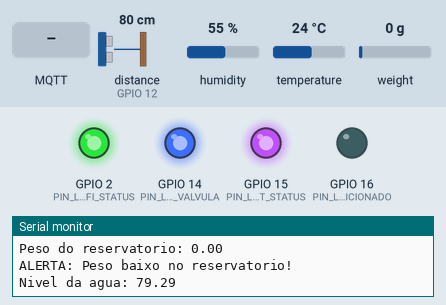
The program below on a simulated ESP32. Parts: output pins drawn as LEDs (lit = HIGH), the last lines printed to the serial monitor. Wiring (from diagram.json): ultrasonic range finder: trigger GPIO 13; echo GPIO 12. The test bench sets the inputs (shaded band); at power-on: distance to the obstacle (sensor on GPIO 12) 80 cm, temperature 24 °C, humidity 55 %, weight on the scale 0 g. The echo pulse lasts 58.3 µs per cm; WiFi joins after 1.5 s; servers stay silent unless stated; no MQTT or app messages arrive unless stated; pins used as bus, display or sensor lines are not drawn.

Above: at 2.7 s.
2.8 s: distance to the obstacle (sensor on GPIO 12) set to 17 cm
12.1 s: distance to the obstacle (sensor on GPIO 12) set to 14 cm
At 13.8 s:
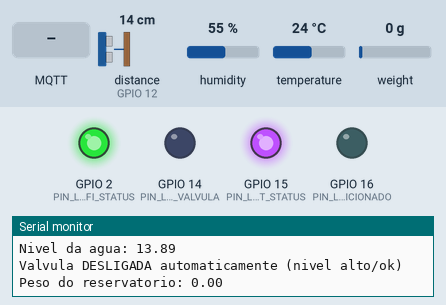
14.1 s: temperature set to 34.4 °C
16.8 s: temperature set to 35.7 °C
At 21.4 s:
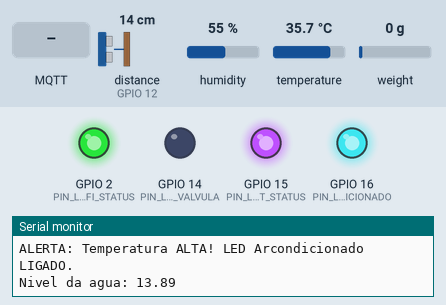
22.1 s: MQTT message "manual_on" arrives on the first subscribed topic
At 23.4 s:
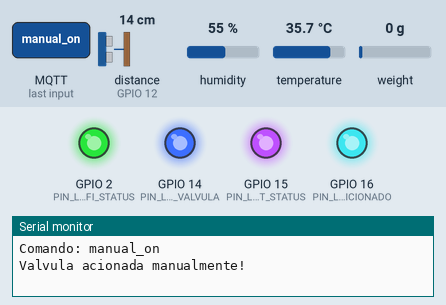
Timing chart, 0 to 34.2 s (numbered marks = the images above; inputs shaded):
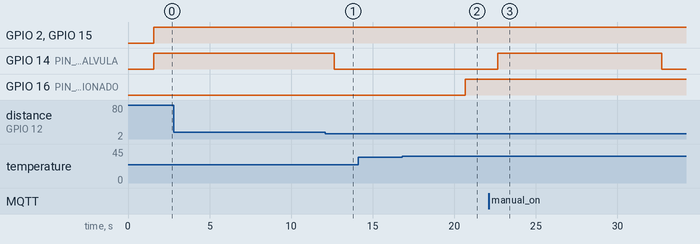

Measured:
- the behaviour switches between 16 and 15 cm on distance to the obstacle (sensor on GPIO 12) (found by bisection; images 0 and 1)
- the behaviour switches between 35 and 35.1 °C on temperature (found by bisection; images 1 and 2)
- after the input at 12.1 s, GPIO 14 (PIN_LED_VALVULA): HIGH → LOW after 0.53 s
- after the input at 16.8 s, GPIO 16 (PIN_LED_ARCONDICIONADO): LOW → HIGH after 3.9 s
- after the input at 22.1 s, GPIO 14 (PIN_LED_VALVULA): LOW → HIGH after 0.58 s, → LOW 10.0 s later

The program:

main.cpp
```cpp
#include <Arduino.h>
#include "config.h" // Nosso arquivo de configuração para o sistema de ração

// Bibliotecas necessárias
#include <WiFi.h>
#include <PubSubClient.h>
#include "HX711.h" // Para o sensor de peso
#include <DHT.h>   // Para o sensor de temperatura e umidade

// --- Declaração de Objetos Globais ---
WiFiClient espClient; // Renomeado de WOKWI_Client para maior generalidade
PubSubClient client(espClient);
DHT dht(PIN_DHT, DHT_TYPE); // Usa PIN_DHT e DHT_TYPE de config.h
HX711 balanca;

// --- Variáveis Globais ---
// String my_payload; // Considerar se são realmente necessárias globalmente
// String my_topic;   // ou se podem ser locais. Se usadas apenas em 'callback', podem ser locais.
bool manualMode = false;
unsigned long manualStartTime = 0;
bool autoDisabled = false; // Relacionado ao controle manual da válvula
// unsigned long startTime = 0; // Usada em Publica_dados, que tem um delay(1000)
bool alertaReservatorioEnviado = false; // Para controlar o envio único do alerta de peso

bool arManualOverride = false; // true se o Ar foi ligado/desligado manualmente


// --- Funções Auxiliares ---

void atualizaEstadoValvula(bool estado) {
    if (estado) {
        client.publish(MQTT_TOPICO_STATUS_VALVULA_STAT, "ON");
    } else {
        client.publish(MQTT_TOPICO_STATUS_VALVULA_STAT, "OFF");
    }
}

void atualizaEstadoAr(bool estado) {
    if (estado) {
        client.publish(MQTT_TOPICO_STATUS_AR_STAT, "ON");
    } else {
        client.publish(MQTT_TOPICO_STATUS_AR_STAT, "OFF");
    }
}

void setup_wifi() {
    delay(10);
    Serial.println();
    Serial.print("Conectando a ");
    Serial.println(SSID_WIFI); // De config.h

    WiFi.mode(WIFI_STA);
    WiFi.begin(SSID_WIFI, PASSWORD_WIFI); // De config.h

    while (WiFi.status() != WL_CONNECTED) {
        delay(500);
        Serial.print(".");
    }

    Serial.println("");
    Serial.println("WiFi conectado!");
    Serial.print("Endereco IP: ");
    Serial.println(WiFi.localIP());
}

void callback(char* topic, byte* payload, unsigned int length) {
    String command = "";
    for (int i = 0; i < length; i++) {
        command += (char)payload[i];
    }

    command.trim();

    Serial.print("Mensagem recebida no topico: ");
    Serial.println(topic);
    Serial.print("Comando: ");
    Serial.println(command);

    if (String(topic) == MQTT_TOPICO_CONTROLE_AGUA_CMD) { // De config.h
        if (command == "manual_on") {
            manualMode = true;
            autoDisabled = true; // Indica que o controle automático da válvula está temporariamente desabilitado
            manualStartTime = millis();
            digitalWrite(PIN_LED_VALVULA, HIGH); // De config.h
            atualizaEstadoValvula(true);
            Serial.println("Valvula acionada manualmente!");
        }
    } else if (String(topic) == MQTT_TOPICO_CONTROLE_AR_CMD) {
        arManualOverride = true; // Ativa a trava manual

        // --- CORREÇÃO AQUI: Usando o método .equals() ---
        if (command.equals("ON")) {
            Serial.println("Comando manual: LIGAR AR");
            digitalWrite(PIN_LED_ARCONDICIONADO, HIGH);
            atualizaEstadoAr(true);
        } else if (command.equals("OFF")) {
            Serial.println("Comando manual: DESLIGAR AR");
            digitalWrite(PIN_LED_ARCONDICIONADO, LOW);
            atualizaEstadoAr(false);
        } else if (command.equals("AUTO")) {
            Serial.println("Comando manual: AR em modo AUTOMATICO");
            arManualOverride = false; // Desativa a trava
        } else {
            Serial.print("Comando desconhecido para o AR: ");
            Serial.println(command);
        }
    }
}

void reconnect() {
    while (!client.connected()) {
        Serial.print("Tentando conexao MQTT...");
        if (client.connect(MQTT_CLIENT_ID)) { // MQTT_CLIENT_ID de config.h
            Serial.println("Conectado ao broker MQTT!");
            // Inscrever-se nos tópicos necessários
            client.subscribe(MQTT_TOPICO_CONTROLE_AGUA_CMD); // De config.h
            // client.subscribe(MQTT_TOPICO_GENERICO_RECEBE); // Se for usar este tópico também
            client.subscribe(MQTT_TOPICO_CONTROLE_AR_CMD); // Novo tópico para controle do Ar Condicionado

        } else {
            Serial.print("falhou, rc=");
            Serial.print(client.state());
            Serial.println(" Tentando novamente em 5 segundos");
            delay(5000);
        }
    }
}

float readWaterLevel() {
    digitalWrite(PIN_TRIG_ULTRASONIC, LOW); // De config.h
    delayMicroseconds(2);
    digitalWrite(PIN_TRIG_ULTRASONIC, HIGH); // De config.h
    delayMicroseconds(10);
    digitalWrite(PIN_TRIG_ULTRASONIC, LOW); // De config.h

    long duration = pulseIn(PIN_ECHO_ULTRASONIC, HIGH); // De config.h
    float distance = duration * 0.034 / 2; // Calcula distância em cm
    return distance;
}

void atualizaLedStatusWifi() { // Renomeada de Conexao_WIFI
    if (WiFi.status() == WL_CONNECTED) {
        digitalWrite(PIN_LED_WIFI_STATUS, HIGH); // De config.h
    } else {
        digitalWrite(PIN_LED_WIFI_STATUS, LOW); // De config.h
    }
}

void atualizaLedStatusMqtt() { // Renomeada de Conexao_MQTT
    if (client.connected()) {
        digitalWrite(PIN_LED_MQTT_STATUS, HIGH); // De config.h
    } else {
        digitalWrite(PIN_LED_MQTT_STATUS, LOW); // De config.h
    }
}

void publicaPotenciometroDebug() { // Renomeada de Publica_dados
    // Esta função usa analogRead(34) que não está no Wokwi diagrama.
    // Se for manter, certifique-se que o pino 34 está conectado a um potenciômetro.
    // int valorPot = analogRead(34); // Pino ADC1_CH6
    // client.publish(MQTT_TOPICO_POTENCIOMETRO_WOKWI, String(valorPot).c_str()); // De config.h
    // delay(1000); // ATENÇÃO: delay() bloqueia outras operações. Considere alternativa com millis().
    Serial.println("Funcao publicaPotenciometroDebug chamada (atualmente comentada para evitar delay).");
    delay(1000); // Mantido como no original, mas atenção ao bloqueio.
}

void publicaNivelAguaEControlaValvula() { // Renomeada e lógica unificada
    static unsigned long lastPublishNivelAgua = 0;

    // Lógica de controle automático da válvula (apenas se o modo manual não estiver ativo)
    if (!manualMode && !autoDisabled) {
        float nivel = readWaterLevel();

        // Publica o nível da água periodicamente (ex: a cada 2 segundos)
        if (millis() - lastPublishNivelAgua > 2000) { // Publica a cada 2s para não floodar
            lastPublishNivelAgua = millis();
            client.publish(MQTT_TOPIC_NIVEL_AGUA, String(nivel).c_str()); // De config.h
            Serial.print("Nivel da agua: "); Serial.println(nivel);
        }

        // Lógica de acionamento da válvula (invertida em relação ao original, para ENCHER quando baixo)
        // Se o seu objetivo é esvaziar quando o nível está alto, mantenha a lógica original: if (nivel > LIMITE_NIVEL_AGUA_ACIONAMENTO)
        if (nivel > LIMITE_NIVEL_AGUA_ACIONAMENTO) { // Ex: Se nível > 15cm (considerando sensor no fundo e medindo distância até a água) = Água BAIXA
            if (digitalRead(PIN_LED_VALVULA) == LOW) { // Ligar apenas se estiver desligada
                 digitalWrite(PIN_LED_VALVULA, HIGH); // De config.h
                 atualizaEstadoValvula(true);
                 Serial.println("Valvula LIGADA automaticamente (nivel baixo)");
            }
        } else { // Nível <= LIMITE_NIVEL_AGUA_ACIONAMENTO = Água ALTA ou OK
            if (digitalRead(PIN_LED_VALVULA) == HIGH) { // Desligar apenas se estiver ligada
                digitalWrite(PIN_LED_VALVULA, LOW); // De config.h
                atualizaEstadoValvula(false);
                Serial.println("Valvula DESLIGADA automaticamente (nivel alto/ok)");
            }
        }
    } else if (manualMode) {
        // Se estiver em modo manual, apenas mantém o estado definido pelo comando MQTT
        // A lógica de desligar o modo manual por tempo está em verificaTempoManual()
    }
}

void verificaTempoManualValvula() { // Renomeada de verificaTempoManual
    if (autoDisabled && manualMode && (millis() - manualStartTime > TEMPO_ACIONAMENTO_MANUAL_MS)) { // TEMPO_ACIONAMENTO_MANUAL_MS de config.h
        Serial.println("Tempo de acionamento manual da valvula expirou.");
        manualMode = false;
        autoDisabled = false; // Reativa a possibilidade de controle automático

        // Se a válvula ficou ligada manualmente, desliga ao sair do modo manual por tempo
        if (digitalRead(PIN_LED_VALVULA) == HIGH) {
            digitalWrite(PIN_LED_VALVULA, LOW); // De config.h
            atualizaEstadoValvula(false);
            Serial.println("Valvula desligada automaticamente apos periodo manual.");
        }
        Serial.println("Controle automatico da valvula reativado.");
    }
}

float obterPesoReservatorio() {
    if (balanca.is_ready()) {
        // long leitura = balanca.get_units(10); // Média de 10 leituras
        // float pesoEmKg = leitura / HX711_CALIBRATION_FACTOR; // De config.h
        // return pesoEmKg;
        return balanca.get_units(10) / HX711_CALIBRATION_FACTOR; // De config.h
    }
    Serial.println("Sensor de peso HX711 nao esta pronto.");
    return -1; // Indica erro
}

void publicaPesoReservatorio() {
    static unsigned long lastPublishPeso = 0;

    if (millis() - lastPublishPeso > INTERVALO_PUBLICACAO_PESO_MS) { // De config.h
        lastPublishPeso = millis();
        float peso = obterPesoReservatorio();

        if (peso != -1) { // Se a leitura foi bem sucedida
            client.publish(MQTT_TOPICO_PESO_RESERVATORIO_AGUA, String(peso).c_str()); // De config.h
            Serial.print("Peso do reservatorio: "); Serial.println(peso);

            if (peso < LIMITE_PESO_BAIXO_RESERVATORIO_KG && !alertaReservatorioEnviado) { // De config.h
                client.publish(MQTT_TOPICO_ALERTA_PESO_AGUA, "Reservatorio com baixo nivel de água!"); // De config.h
                alertaReservatorioEnviado = true;
                Serial.println("ALERTA: Peso baixo no reservatorio!");
            } else if (peso >= LIMITE_PESO_BAIXO_RESERVATORIO_KG && alertaReservatorioEnviado) {
                // Opcional: Enviar mensagem de "normalizado"
                client.publish(MQTT_TOPICO_ALERTA_PESO_AGUA, "Reservatorio com peso normalizado.");
                alertaReservatorioEnviado = false;
                 Serial.println("Peso no reservatorio normalizado.");
            }
        }
    }
}

float lerTemperaturaDHT() { // Renomeada de lerTemperatura
    float temperatura = dht.readTemperature();
    if (isnan(temperatura)) {
        Serial.println("Falha ao ler temperatura do DHT!");
        return -999; // Valor para indicar erro
    }
    return temperatura;
}

void publicaTemperaturaEControlaAr() { // Renomeada e lógica unificada
    static unsigned long lastPublishTemp = 0;

    if (arManualOverride) {
        // Publicar temperatura (continua importante)
        if (millis() - lastPublishTemp > INTERVALO_PUBLICACAO_TEMPERATURA_MS) {
            lastPublishTemp = millis();
            float temperatura = lerTemperaturaDHT();
            if (temperatura != -999) {
                client.publish(MQTT_TOPICO_TEMPERATURA, String(temperatura).c_str());
                Serial.print("Temperatura (Modo Manual Ar): "); Serial.println(temperatura);
            }
        }
        return; // Pula toda a lógica automática abaixo
    }

    if (millis() - lastPublishTemp > INTERVALO_PUBLICACAO_TEMPERATURA_MS) { // De config.h
        lastPublishTemp = millis();
        float temperatura = lerTemperaturaDHT();

        if (temperatura != -999) { // Se a leitura foi bem sucedida
            client.publish(MQTT_TOPICO_TEMPERATURA, String(temperatura).c_str()); // De config.h
            Serial.print("Temperatura (Modo Auto Ar): "); Serial.println(temperatura);

            if (temperatura > LIMITE_TEMPERATURA_ALTA_C) { // De config.h
                if(digitalRead(PIN_LED_ARCONDICIONADO) == LOW) { // Ligar apenas se estiver desligado
                    digitalWrite(PIN_LED_ARCONDICIONADO, HIGH); // De config.h (simula ligar ar)
                    atualizaEstadoAr(true);
                    client.publish(MQTT_TOPICO_ALERTA_TEMP, "Temperatura ALTA! Verificar ar condicionado."); // De config.h
                    Serial.println("ALERTA: Temperatura ALTA! LED Arcondicionado LIGADO.");
                }
            } else {
                if(digitalRead(PIN_LED_ARCONDICIONADO) == HIGH) { // Desligar apenas se estiver ligado
                    digitalWrite(PIN_LED_ARCONDICIONADO, LOW); // De config.h (simula desligar ar)
                    atualizaEstadoAr(false);
                    // Opcional: Enviar mensagem de "normalizado"
                    // client.publish(MQTT_TOPICO_ALERTA_TEMP, "Temperatura normalizada.");
                    Serial.println("Temperatura OK. LED Arcondicionado DESLIGADO.");
                }
            }
        }
    }
}

// --- Função setup() ---
void setup() {
    Serial.begin(115200);
    Serial.println("Iniciando Setup...");

    pinMode(PIN_LED_VALVULA, OUTPUT);
    digitalWrite(PIN_LED_VALVULA, LOW);
    pinMode(PIN_TRIG_ULTRASONIC, OUTPUT);
    pinMode(PIN_ECHO_ULTRASONIC, INPUT);
    pinMode(PIN_LED_WIFI_STATUS, OUTPUT);
    digitalWrite(PIN_LED_WIFI_STATUS, LOW);
    pinMode(PIN_LED_MQTT_STATUS, OUTPUT);
    digitalWrite(PIN_LED_MQTT_STATUS, LOW);
    pinMode(PIN_LED_ARCONDICIONADO, OUTPUT);
    digitalWrite(PIN_LED_ARCONDICIONADO, LOW);

    setup_wifi();

    client.setServer(MQTT_SERVER, MQTT_PORT); // De config.h
    client.setCallback(callback);

    dht.begin();

    balanca.begin(PIN_HX711_DT, PIN_HX711_SCK); // De config.h
    Serial.println("Inicializando sensor de peso HX711...");
    if (!balanca.is_ready()) {
        Serial.println("Sensor de peso HX711 nao esta pronto! Verifique as conexoes.");
        // Considere uma forma de sinalizar este erro criticamente (ex: LED piscando rápido)
        // while(1) delay(1000); // Evitar bloqueio total em produção
    } else {
        Serial.println("Sensor de peso HX711 inicializado com sucesso.");
        // balanca.set_scale(HX711_CALIBRATION_FACTOR); // Definir o fator de calibração
        // balanca.tare(); // Zerar a balança após a inicialização e com o recipiente vazio, se necessário
    }
    Serial.println("Setup Concluido.");
}

// --- Função loop() ---
void loop() {
    if (WiFi.status() != WL_CONNECTED) {
        setup_wifi(); // Tenta reconectar ao Wi-Fi se a conexão cair
    }
    if (!client.connected()) {
        reconnect(); // Tenta reconectar ao MQTT se a conexão cair
    }
    client.loop(); // Essencial para o PubSubClient processar mensagens recebidas e manter a conexão

    atualizaLedStatusWifi();
    atualizaLedStatusMqtt();

    publicaNivelAguaEControlaValvula();
    verificaTempoManualValvula();
    publicaPesoReservatorio();
    publicaTemperaturaEControlaAr();

    // publicaPotenciometroDebug(); // Chamada da função que usa analogRead(34) e tem delay(1000)
                                // Descomente se for usar e estiver ciente do delay.
}
```

config.h
```cpp
#ifndef CONFIG_H
#define CONFIG_H

// --- Configurações de WiFi ---
// !! IMPORTANTE: Substitua pelas suas credenciais reais quando for para o ESP32 físico !!
const char* SSID_WIFI = "Wokwi-GUEST"; // Para simulação Wokwi
// const char* SSID_WIFI = "SUA_REDE_WIFI"; // Para uso real
const char* PASSWORD_WIFI = "";
// const char* PASSWORD_WIFI = "SUA_SENHA_WIFI"; // Para uso real


// --- Configurações MQTT ---
const char* MQTT_SERVER = "test.mosquitto.org";
const int MQTT_PORT = 1883;
const char* MQTT_CLIENT_ID = "ESP32_Canil_Client"; // ID único para o cliente MQTT

// Tópicos MQTT (prefixo para evitar colisões, se necessário)
#define MQTT_PREFIX "canilGuilherme/" // Adicione um prefixo se quiser
#define MQTT_TOPIC_NIVEL_AGUA             MQTT_PREFIX "agua/nivel"
#define MQTT_TOPICO_PESO_RESERVATORIO_AGUA     MQTT_PREFIX "agua/reservatorio/peso"
#define MQTT_TOPICO_TEMPERATURA           MQTT_PREFIX "ambiente/temperatura"
#define MQTT_TOPICO_CONTROLE_AGUA_CMD     MQTT_PREFIX "agua/valvula/comando" // Para receber comandos
#define MQTT_TOPICO_STATUS_VALVULA_STAT   MQTT_PREFIX "agua/valvula/status"  // Para enviar status
#define MQTT_TOPICO_ALERTA_PESO_AGUA           MQTT_PREFIX "agua/reservatorio/alerta"
#define MQTT_TOPICO_ALERTA_TEMP           MQTT_PREFIX "ambiente/temperatura/alerta"
// Tópico que estava no seu código original como "ESP32_RECEBE", unificar se for o mesmo que CONTROLE_AGUA_CMD
#define MQTT_TOPICO_GENERICO_RECEBE       MQTT_PREFIX "geral/recebe"
// Tópico "TOPICO_WOKWI" que estava no seu código (associado ao analogRead(34))
#define MQTT_TOPICO_POTENCIOMETRO_WOKWI   MQTT_PREFIX "debug/potenciometro"

// Novo tópico para controle manual do Ar Condicionado
#define MQTT_TOPICO_CONTROLE_AR_CMD     MQTT_PREFIX "ambiente/ar/comando"

#define MQTT_TOPICO_STATUS_AR_STAT      MQTT_PREFIX "ambiente/ar/status"


// --- Pinos dos Sensores e Atuadores ---
#define PIN_LED_VALVULA 14         // LED Azul no seu Wokwi (simula válvula)
#define PIN_DHT 4                  // Pino de dados do DHT22
#define PIN_LED_ARCONDICIONADO 16  // LED Ciano no seu Wokwi (simula ar condicionado)
#define PIN_TRIG_ULTRASONIC 13     // HC-SR04 Trigger
#define PIN_ECHO_ULTRASONIC 12     // HC-SR04 Echo
#define PIN_HX711_DT 27            // HX711 DT
#define PIN_HX711_SCK 26           // HX711 SCK
#define PIN_LED_WIFI_STATUS 2      // LED Verde no seu Wokwi (status Wi-Fi)
#define PIN_LED_MQTT_STATUS 15     // LED Roxo no seu Wokwi (status MQTT)

// --- Parâmetros de Sensores e Lógica ---
#define DHT_TYPE DHT22
#define HX711_CALIBRATION_FACTOR 420.0f // Ajuste conforme sua célula de carga
#define LIMITE_NIVEL_AGUA_ACIONAMENTO 15.0f // Nível de água para acionar válvula (verificar lógica)
#define TEMPO_ACIONAMENTO_MANUAL_MS 10000 // 10 segundos para modo manual da válvula
#define INTERVALO_PUBLICACAO_PESO_MS 1000 // Intervalo para publicar peso
#define INTERVALO_PUBLICACAO_TEMPERATURA_MS 5000 // Intervalo para publicar temperatura
#define LIMITE_PESO_BAIXO_RESERVATORIO_KG 5.0f // Limite para alerta de peso baixo
#define LIMITE_TEMPERATURA_ALTA_C 35.0f // Limite para alerta de temperatura alta

#endif
```
